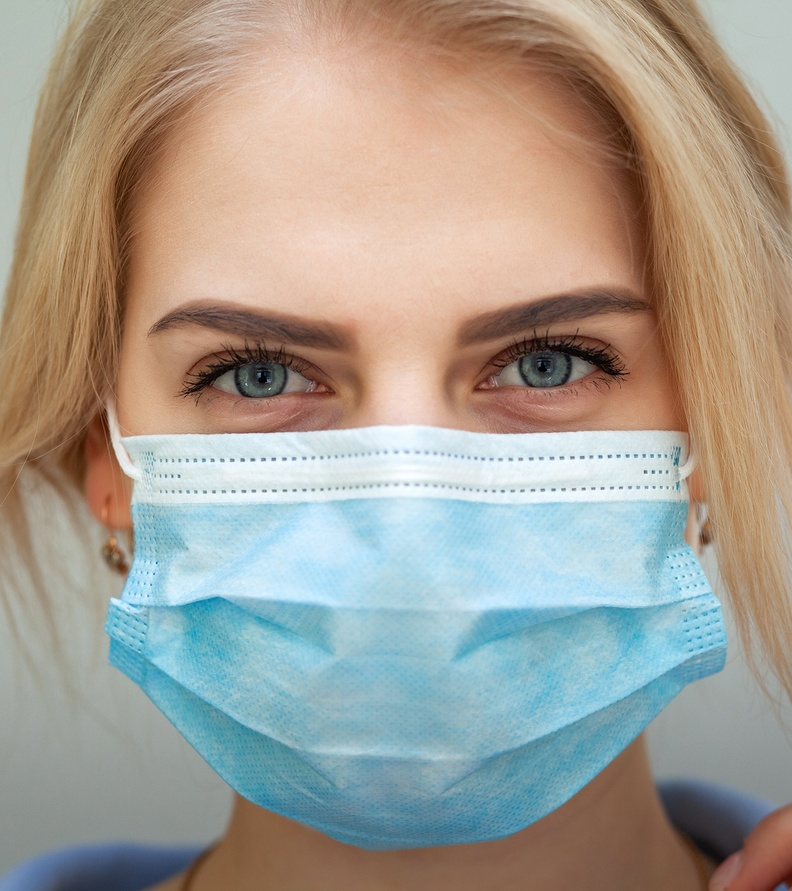
#> input picture ojos_mascarilla.jpg, 792 x 891 px, shrunk from 1332 x 1500 before the run
$ python detectorRostro.py
#> lines starting #> are read from the running program, lines starting #| are printed output that depends on the picture; after the words box and inside, x2 and y2 are one past the last pixel; in counts of white or black regions, pixels touching at a corner belong together
# Librerias de python
import numpy as np
import cv2

# Clasificador para reconocimientode ojos
# (se puede cambiar por otros reconocimientos)
faceClassif = cv2.CascadeClassifier('haarcascade_eye.xml')

# imagen para reconocer
image = cv2.imread('ojos_mascarilla.jpg')
#> image is the input picture: shape (891, 792, 3); mean B, G, R 146.4, 157.2, 164.2
gray = cv2.cvtColor(image, cv2.COLOR_BGR2GRAY)
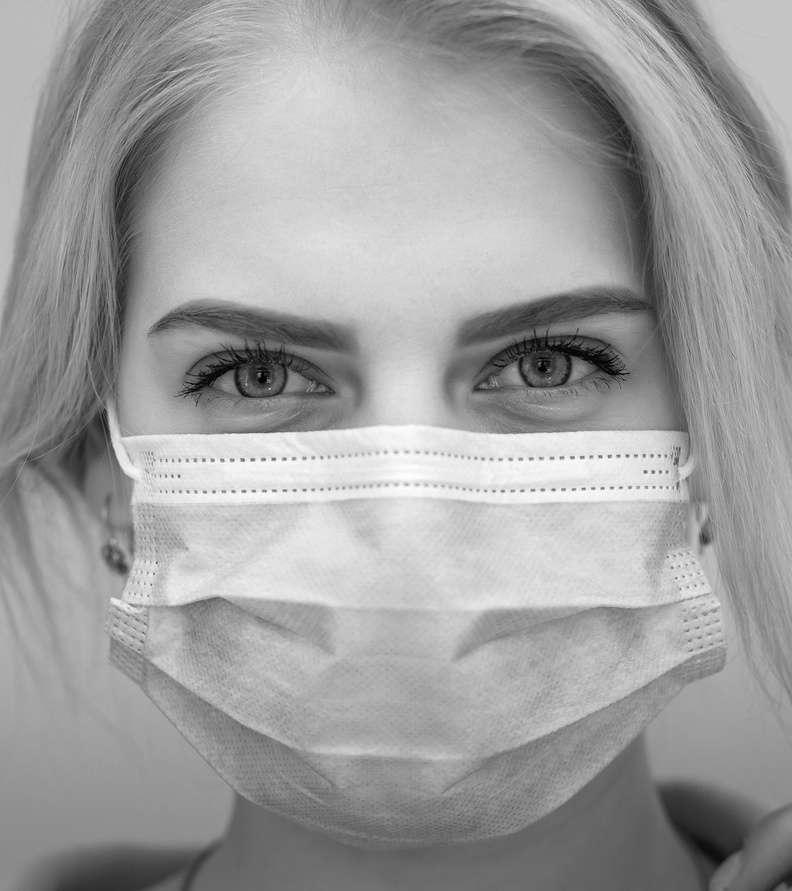
#> gray: shape (891, 792); min 0, max 254, mean 158.1

# escalas de la imagen (ajustar a lo que se reconoce)
faces = faceClassif.detectMultiScale(gray,
                                     scaleFactor=1.1,
                                     minNeighbors=5,
                                     minSize=(30, 30),
                                     maxSize=(200, 200))
#> faces = [[172, 334, 89, 89], [480, 314, 106, 106], [283, 339, 85, 85]]

for (x, y, w, h) in faces:
    cv2.rectangle(image, (x, y), (x+w, y+h), (0, 255, 0), 2)
#> this loop made 3 passes
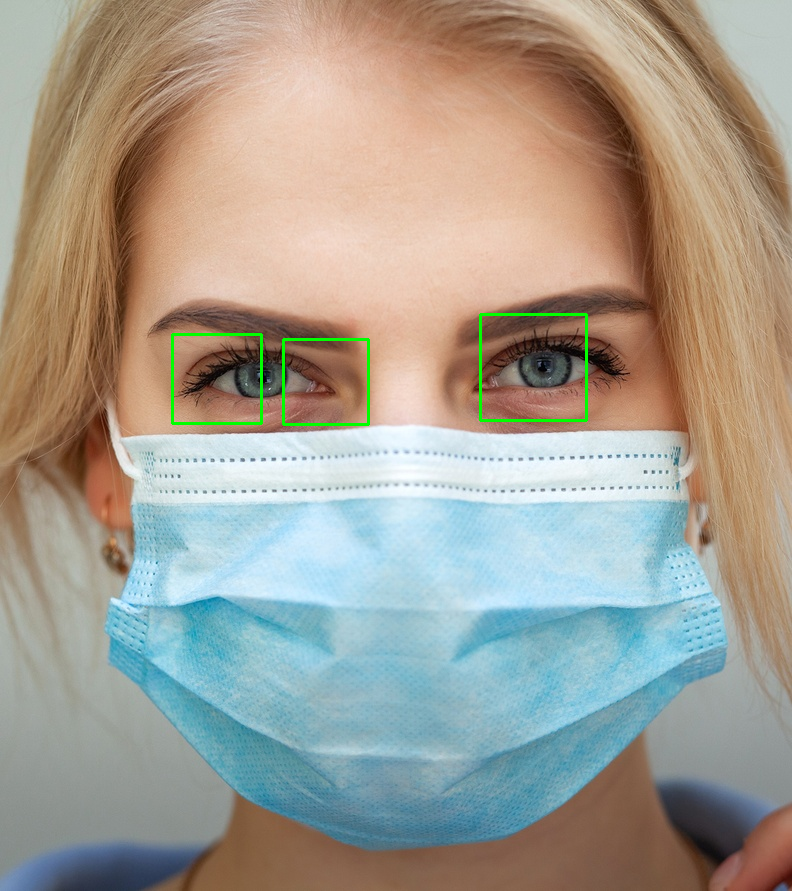
#> image: shape (891, 792, 3); 0.47% of pixels changed, all inside (x1, y1, x2, y2) = (171, 313, 588, 426)

cv2.imshow('image', image)
cv2.waitKey(0)
cv2.destroyAllWindows()

$ run again, with oficina2.jpg copied over ojos_mascarilla.jpg
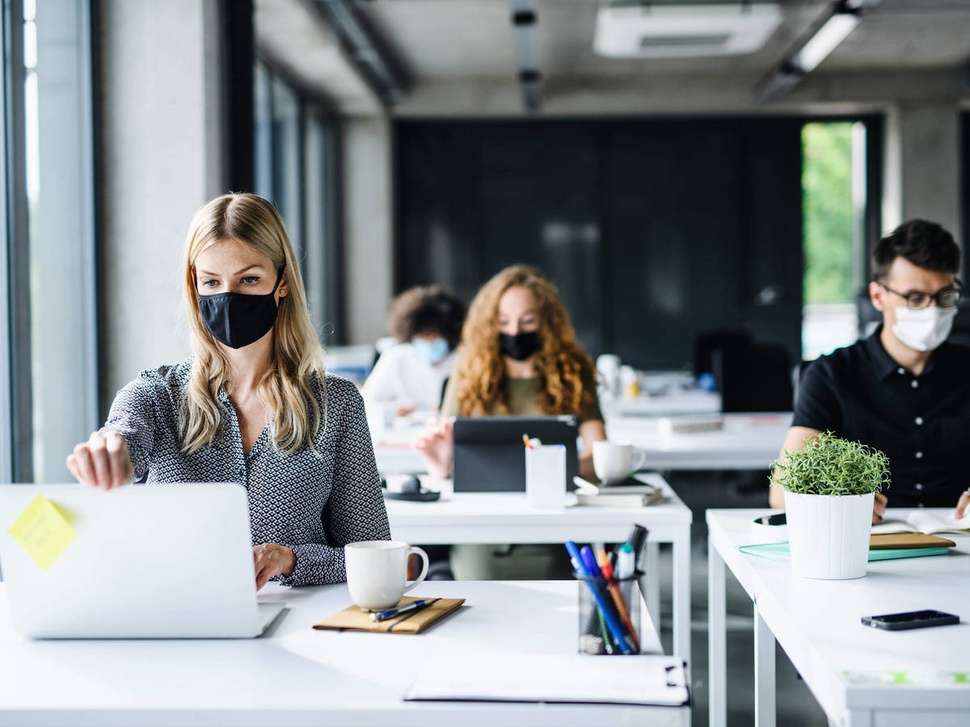
#> input picture oficina2.jpg, 970 x 727 px, shrunk from 1200 x 900 before the run
#> image is the input picture: shape (727, 970, 3); mean B, G, R 140.5, 138.6, 133.3
#> `gray = cv2.cvtColor(image, cv2.COLOR_BGR2GRAY)`:
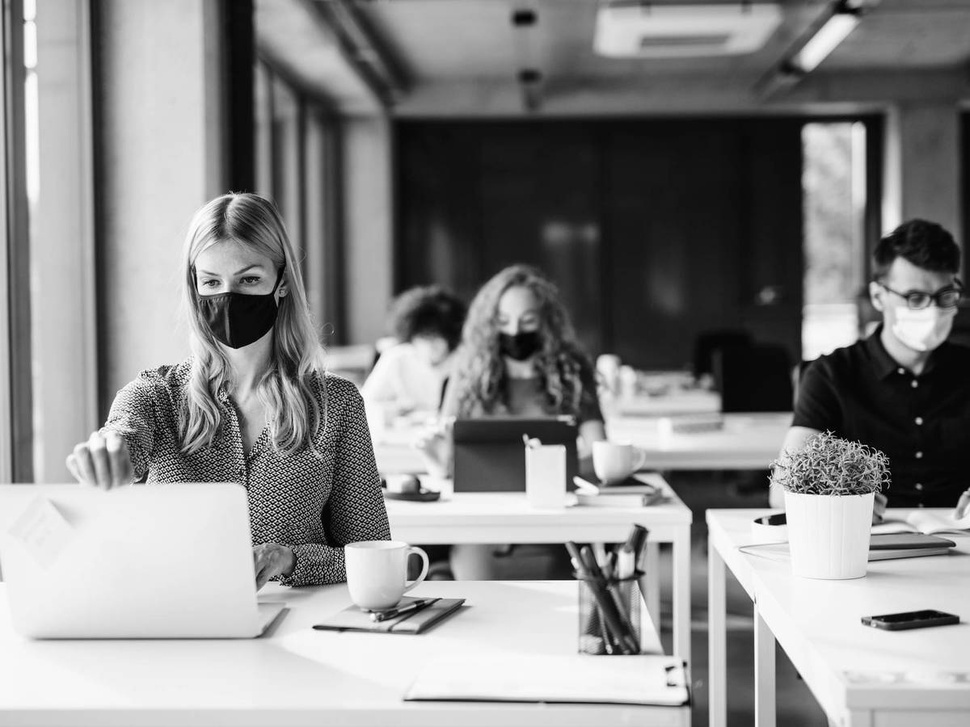
#> gray: shape (727, 970); min 0, max 255, mean 137.3
#> faces = [[896, 278, 39, 39], [376, 63, 48, 48], [314, 307, 51, 51], [401, 528, 62, 62]]
#> the loop `for (x, y, w, h) in faces:` made 4 passes
#> after the loop `for (x, y, w, h) in faces:`:
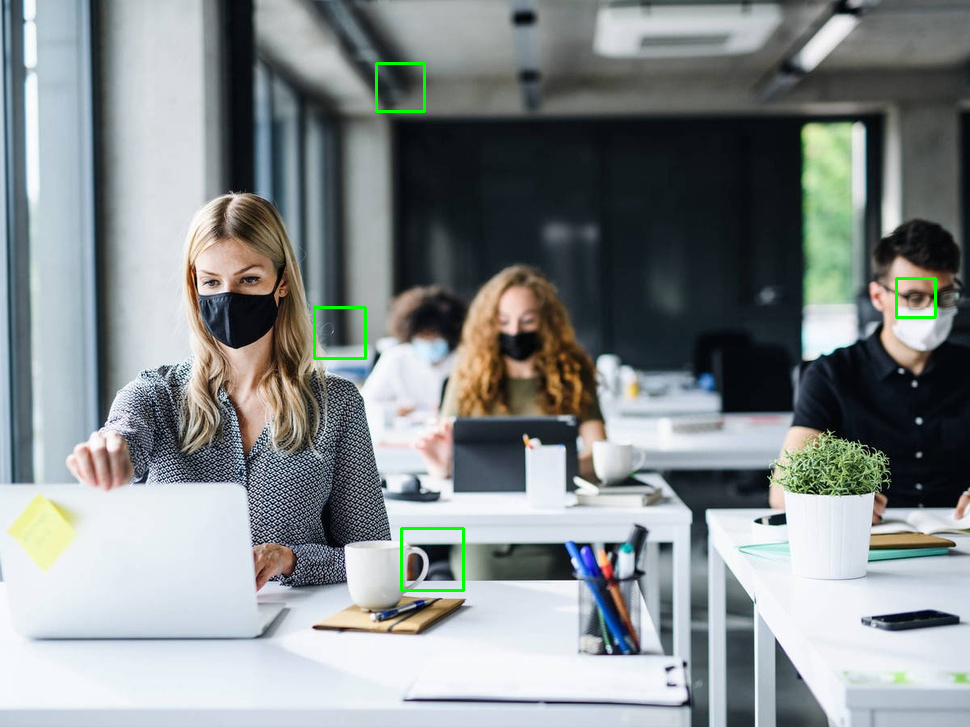
#> image: shape (727, 970, 3); 0.34% of pixels changed, all inside (x1, y1, x2, y2) = (313, 62, 937, 592)

$ run again, with ojos.jpg copied over ojos_mascarilla.jpg
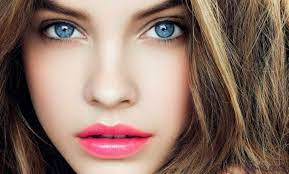
#> input picture ojos.jpg, 289 x 174 px
#> image is the input picture: shape (174, 289, 3); mean B, G, R 102.7, 114.4, 140.4
#> `gray = cv2.cvtColor(image, cv2.COLOR_BGR2GRAY)`:
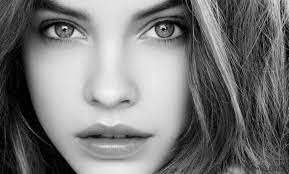
#> gray: shape (174, 289); min 0, max 246, mean 120.9
#> faces = [[33, 7, 48, 48], [139, 6, 48, 48]]
#> the loop `for (x, y, w, h) in faces:` made 2 passes
#> after the loop `for (x, y, w, h) in faces:`:
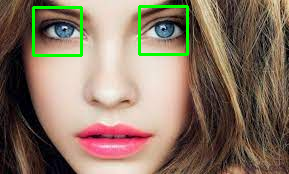
#> image: shape (174, 289, 3); 2.27% of pixels changed, all inside (x1, y1, x2, y2) = (32, 5, 189, 57)

$ run again, with oficina.png saved as ojos_mascarilla.jpg
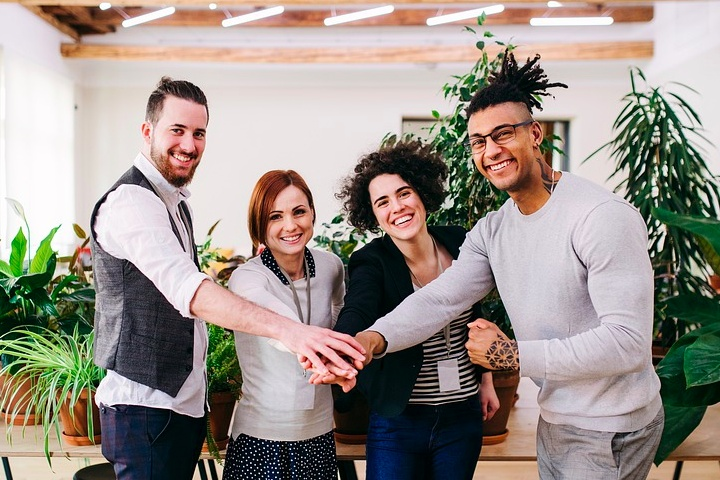
#> input picture oficina.png, 720 x 480 px
#> image is the input picture: shape (480, 720, 3); mean B, G, R 138.4, 145.7, 155
#> `gray = cv2.cvtColor(image, cv2.COLOR_BGR2GRAY)`:
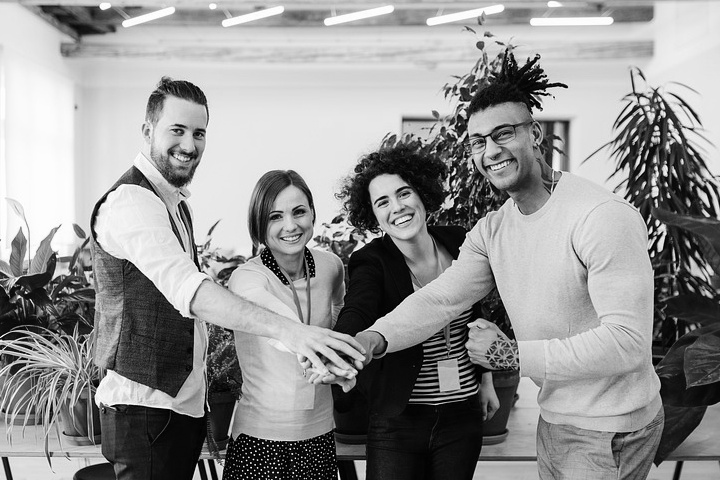
#> gray: shape (480, 720); min 0, max 255, mean 147.6
#> faces = ()
